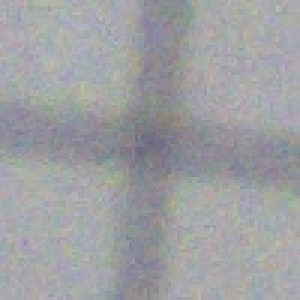
#> input picture ROIS/1roi_1001_1923.jpg, 100 x 100 px (shown 3 times larger); its folder holds only this picture in this run
$ python -i prueba.py   (imports and definitions only)
#> lines starting #> are read from the running program, lines starting #| are printed output that depends on the picture; after the words box and inside, x2 and y2 are one past the last pixel; in counts of white or black regions, pixels touching at a corner belong together
import os
import csv
import cv2
import numpy as np

i = 1
def obtener_esquinas(image_path, radio_circulo=15, paso_circulo=10):
#> called with image_path = 'ROIS/1roi_1001_1923.jpg', radio_circulo = 15, paso_circulo = 10
    global i
    lista = []
    old_frame = cv2.imread(image_path)
#> old_frame is the input picture: shape (100, 100, 3); mean B, G, R 162.7, 159.9, 158.8
    old_gray = cv2.cvtColor(old_frame, cv2.COLOR_BGR2GRAY)
    median = cv2.medianBlur(old_gray, 15)
    gauss = cv2.GaussianBlur(median, (5, 5), 0)
    dst = cv2.cornerHarris(gauss, 5, 7, 0.01)
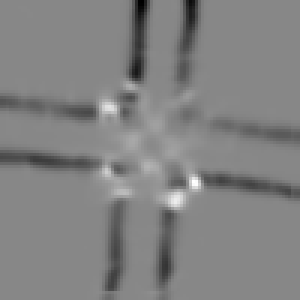
#> dst: shape (100, 100) float32 (shown 3 times larger); min -0.000299, max 0.000263, mean -1.11e-05; drawn with min black and max white

    # Threshold para seleccionar esquinas
    umbral_harris = 0.01 * dst.max()
#> umbral_harris = 2.63e-06
    coordenadas_esquinas = np.where(dst > umbral_harris)
#> coordenadas_esquinas = 1323 positions, rows 17 to 99, columns 7 to 77

    for corner_y, corner_x in zip(coordenadas_esquinas[0], coordenadas_esquinas[1]):
        a = int(corner_x)
        b = int(corner_y)

        # Dibuja un círculo solo cada paso_circulo píxeles
        if a % paso_circulo == 0 and b % paso_circulo == 0:
            cv2.circle(old_frame, (a, b), 8, 255, -1)

            if 0 <= a < old_frame.shape[0] and 0 <= b < old_frame.shape[1]:
                # Calcular el centro de masa de los píxeles de la esquina
                moments = cv2.moments(gauss[b:b+tamano_roi[0], a:a+tamano_roi[1]])

                # Verificar que el momento central no sea cero
                if moments["m00"] != 0:
                    centro_x = int(moments['m10'] / moments['m00'])
                    centro_y = int(moments['m01'] / moments['m00'])

                    # Extraer la región de interés (ROI) de la imagen
                    roi = old_frame[a:a + tamano_roi[0], b:b + tamano_roi[1]]

                    # Verificar que la ROI no esté vacía
                    if roi.size > 0:
                        # Guardar la ROI como una imagen separada (opcional)
                        nombre_archivo = str(i) + f'roi_{centro_x}_{centro_y}.jpg'
                        lista.append(((centro_x, centro_y), roi, nombre_archivo))
                        i = i+1
#> this loop made 1323 passes
#> (a, b, centro_x, centro_y, nombre_archivo) on passes 61, 287, 667, 677, 687, 697, 707, 997, 1007, 1017, 1296: (50, 30, 25, 24, '1roi_25_24.jpg'), (50, 40, 24, 25, '2roi_24_25.jpg'), (30, 50, 24, 25, '3roi_24_25.jpg'), (40, 50, 25, 25, '4roi_25_25.jpg'), (50, 50, 24, 25, '5roi_24_25.jpg'), (60, 50, 19, 25, '6roi_19_25.jpg'), (70, 50, 14, 25, '7roi_14_25.jpg'), (30, 60, 24, 19, '8roi_24_19.jpg'), (40, 60, 25, 19, '9roi_25_19.jpg'), (50, 60, 24, 19, '10roi_24_19.jpg'), (60, 70, 19, 14, '11roi_19_14.jpg')
#> (corner_y, corner_x, a, b) on passes 1 to 6: (17, 51, 51, 17), (18, 51, 51, 18), (26, 38, 38, 26), (26, 39, 39, 26), (26, 40, 40, 26), (26, 41, 41, 26)
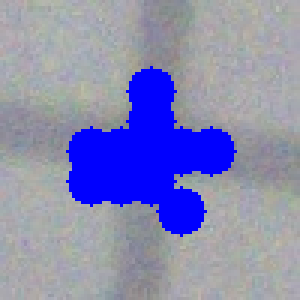
#> old_frame: shape (100, 100, 3) (shown 3 times larger); 16.01% of pixels changed, all inside (x1, y1, x2, y2) = (22, 22, 79, 79)
#> after the loop, i = 12; lista = 11 items
    return old_frame, lista

dataset_folder = 'C:/Users/Peter/Desktop/2023-2/MACHINE LEARNING/Proyecto semestral/Set2'
csv_file_path = 'C:/Users/Peter/Desktop/2023-2/MACHINE LEARNING/Proyecto semestral/datos.csv'

tamano_roi = (50, 50)

# [16 lines not run here, left out]

>>> result = obtener_esquinas('ROIS/1roi_1001_1923.jpg')
